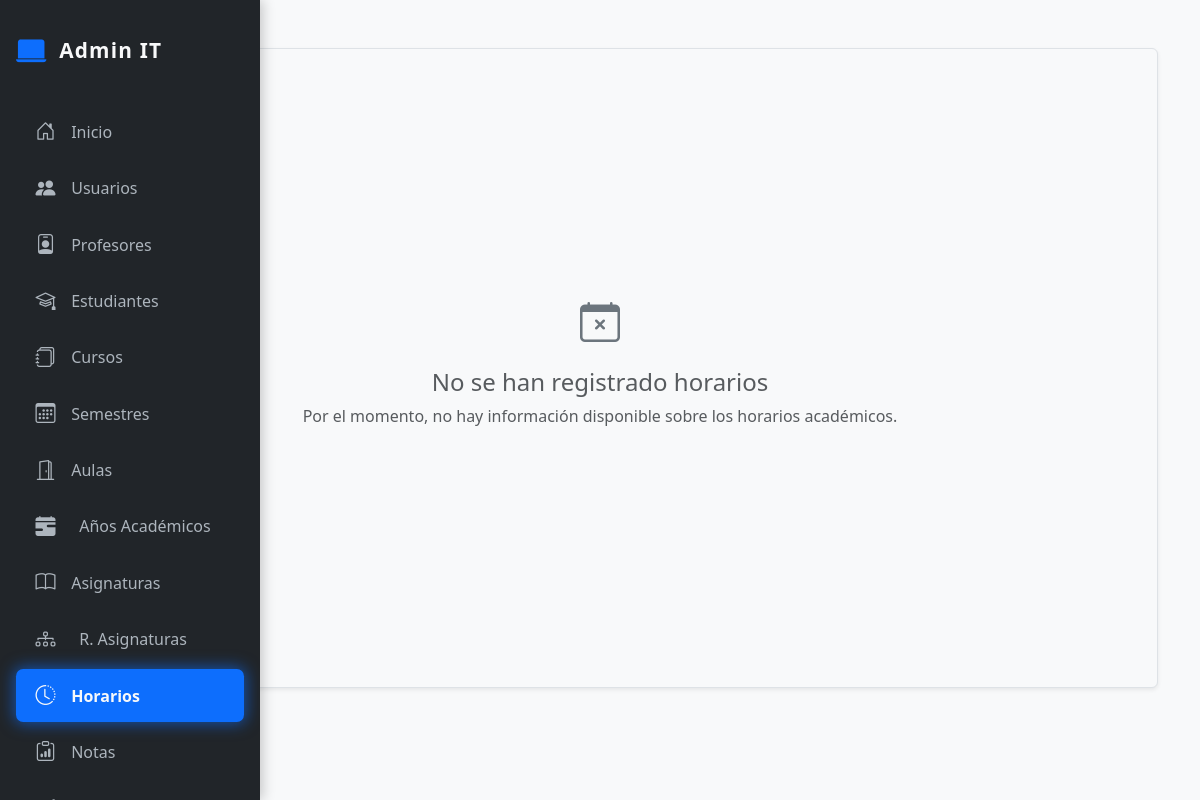
The app's page /admin/horarios.php (signed in), older data.
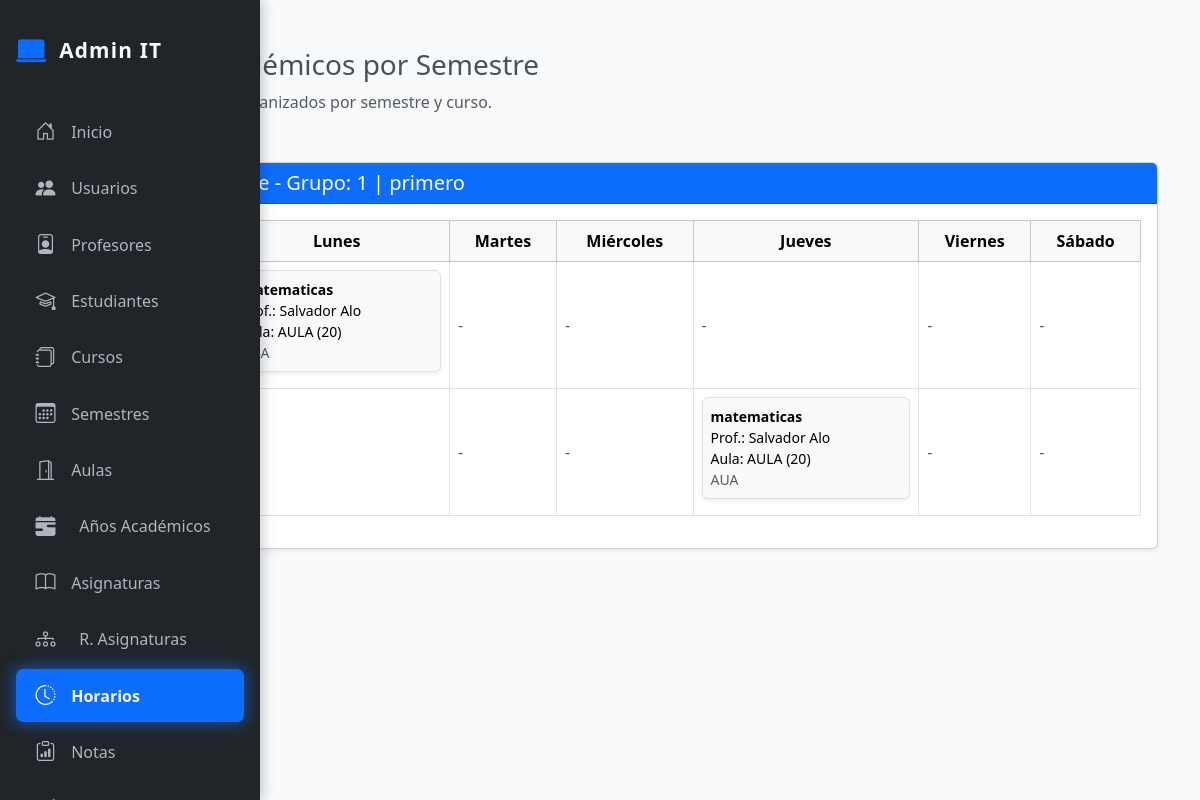
The same page, newer data.
### tables this page shows
CREATE TABLE `horarios` (
  `id_horario` int(11) NOT NULL,
  `id_asignatura` int(11) NOT NULL,
  `id_profesor` int(11) NOT NULL,
  `aula_id` int(11) NOT NULL,
  `dia` enum('Lunes','Martes','Miércoles','Jueves','Viernes','Sábado') NOT NULL,
  `hora_inicio` time NOT NULL,
  `hora_fin` time NOT NULL,
  `id_anio` int(11) NOT NULL
);

CREATE TABLE `asignaturas` (
  `id_asignatura` int(11) NOT NULL,
  `nombre` varchar(100) NOT NULL,
  `descripcion` text DEFAULT NULL,
  `codigo` varchar(20) DEFAULT NULL,
  `curso_id` int(11) NOT NULL,
  `semestre_id` int(11) NOT NULL
);

CREATE TABLE `aulas` (
  `id_aula` int(11) NOT NULL,
  `nombre` varchar(50) NOT NULL,
  `capacidad` int(11) NOT NULL DEFAULT 10,
  `ubicacion` varchar(100) DEFAULT NULL
);

### admin/horarios.php (the view, shortened to what this page needs)
<?php
require '../includes/conexion.php';
$dias = ['Lunes', 'Martes', 'Miércoles', 'Jueves', 'Viernes', 'Sábado'];
$sql = "
SELECT
    h.id_horario,
    h.dia,
    TIME_FORMAT(h.hora_inicio, '%H:%i') AS hora_inicio,
    TIME_FORMAT(h.hora_fin, '%H:%i') AS hora_fin,
    a.nombre AS asignatura,
    CONCAT(u.nombre, ' ', u.apellido) AS profesor,
    au.nombre AS aula,
    au.capacidad,
    au.ubicacion,
    c.id_curso,
    c.nombre AS curso,
    c.turno,
    c.grupo,
    s.id_semestre,
    s.nombre AS semestre
FROM horarios h
JOIN asignaturas a ON h.id_asignatura = a.id_asignatura
JOIN profesores p ON h.id_profesor = p.id_profesor
JOIN usuarios u ON p.id_profesor = u.id_usuario
JOIN aulas au ON h.aula_id = au.id_aula
JOIN cursos c ON a.curso_id = c.id_curso
JOIN semestres s ON a.semestre_id = s.id_semestre
ORDER BY c.nombre, s.nombre, h.hora_inicio, FIELD(h.dia, 'Lunes', 'Martes', 'Miércoles', 'Jueves', 'Viernes', 'Sábado')";
$stmt = $pdo->prepare($sql);
$stmt->execute();
$horarios = $stmt->fetchAll(PDO::FETCH_ASSOC);
$datos = [];
$rangosUnicos = [];
foreach ($horarios as $h) {
    $clave = $h['curso'] . ' - Turno: ' . ucfirst($h['turno']) . ' - Grupo: ' . $h['grupo'] . ' | ' . $h['semestre'];
    $rango = $h['hora_inicio'] . ' - ' . $h['hora_fin'];
    if (!isset($datos[$clave])) {
        $datos[$clave] = [];
    }
    if (!in_array($rango, $rangosUnicos)) {
        $rangosUnicos[] = $rango;
    }
    $datos[$clave][$rango][$h['dia']][] = $h;
}
?>
<?php include 'header.php'; ?>
<section class="container py-5">
<?php if (empty($horarios)): ?>
    <div class="d-flex flex-column align-items-center justify-content-center text-center bg-light border shadow-sm rounded"
         style="min-height: 80vh;">
        <i class="bi bi-calendar-x fs-1 text-secondary mb-3"></i>
        <h4 class="text-muted">No se han registrado horarios</h4>
        <p class="text-muted">Por el momento, no hay información disponible sobre los horarios académicos.</p>
    </div>
<?php else: ?>
        <h3><i class="bi bi-calendar3-week"></i> Horarios Académicos por Semestre</h3>
        <p class="text-muted">Se muestran los horarios organizados por semestre y curso.</p>
        <?php foreach ($datos as $semestreNombre => $tabla): ?>
            <div class="card my-5 shadow-sm">
                <div class="card-header bg-primary text-white">
                    <h5 class="mb-0"><?= htmlspecialchars($semestreNombre) ?></h5>
                </div>
                <div class="card-body table-responsive">
                    <table class="table table-bordered align-middle">
                        <thead class="table-light text-center">
                            <tr>
                                <th>Hora</th>
                                <?php foreach ($dias as $dia): ?>
                                    <th><?= $dia ?></th>
                                <?php endforeach; ?>
                            </tr>
                        </thead>
                        <tbody>
                            <?php foreach ($rangosUnicos as $rango): ?>
                                <tr>
                                    <td class="text-center fw-bold"><?= $rango ?></td>
                                    <?php foreach ($dias as $dia): ?>
                                        <td>
                                            <?php if (!empty($tabla[$rango][$dia])): ?>
                                                <?php foreach ($tabla[$rango][$dia] as $h): ?>
                                                    <div class="p-2 mb-2 border rounded bg-light shadow-sm small">
                                                        <strong><?= $h['asignatura'] ?></strong><br>
                                                        Prof.: <?= $h['profesor'] ?><br>
                                                        Aula: <?= $h['aula'] ?> (<?= $h['capacidad'] ?>)<br>
                                                        <span class="text-muted"><?= $h['ubicacion'] ?></span>
                                                    </div>
                                                <?php endforeach; ?>
                                            <?php else: ?>
                                                <span class="text-muted">-</span>
                                            <?php endif; ?>
                                        </td>
                                    <?php endforeach; ?>
                                </tr>
                            <?php endforeach; ?>
                        </tbody>
                    </table>
                </div>
            </div>
        <?php endforeach; ?>
    <?php endif; ?>
</section>
<?php include 'footer.php'; ?>

Row changes from the older to the newer data that the page shows:
added horarios: id_asignatura.nombre "matematicas", profesor "Salvador Alo", aula.nombre "AULA", aula.capacidad "20"
added horarios: id_asignatura.nombre "matematicas", profesor "Salvador Alo", aula.nombre "AULA", aula.capacidad "20", aula.ubicacion "AUA"
Text that changed along with them:
text no longer shown: "No se han registrado horarios Por el momento, no hay información disponible sobre los horarios académicos."
text now shown: "Horarios Académicos por Semestre Se muestran los horarios organizados por semestre y curso."
new list line: "primero - Turno: Tarde - Grupo: 1 | primero Lunes Martes Miércoles Jueves Viernes Sábado - - - - - - - - -"
